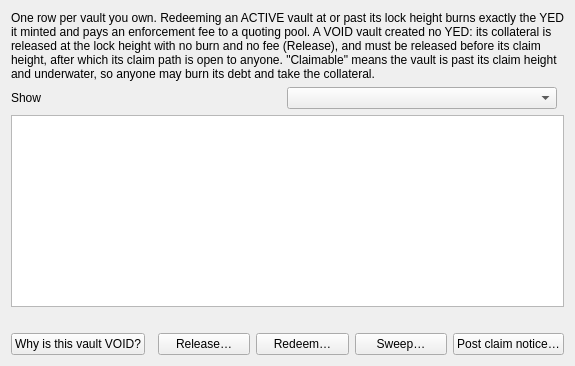
<?xml version="1.0" encoding="UTF-8"?>
<ui version="4.0">
 <class>YellowbackPositions</class>
 <widget class="QWidget" name="YellowbackPositions">
  <layout class="QVBoxLayout" name="positionsLayout">
   <item>
    <widget class="QLabel" name="lblPositionsIntro">
     <property name="wordWrap"><bool>true</bool></property>
     <property name="text"><string>One row per vault you own. Redeeming an ACTIVE vault at or past its lock height burns exactly the YED it minted and pays an enforcement fee to a quoting pool. A VOID vault created no YED: its collateral is released at the lock height with no burn and no fee (Release), and must be released before its claim height, after which its claim path is open to anyone. "Claimable" means the vault is past its claim height and underwater, so anyone may burn its debt and take the collateral.</string></property>
    </widget>
   </item>
   <item>
    <layout class="QHBoxLayout" name="positionsFilterRow">
     <item><widget class="QLabel" name="lblPositionsFilter"><property name="text"><string>Show</string></property></widget></item>
     <item><widget class="QComboBox" name="cmbPositionsFilter"><property name="toolTip"><string>Which vaults to list. "Open" is the ones you can still act on: ACTIVE and VOID.</string></property></widget></item>
     <item><spacer name="posFilterSpacer"><property name="orientation"><enum>Qt::Horizontal</enum></property></spacer></item>
    </layout>
   </item>
   <item>
    <widget class="QTableView" name="tblPositions">
     <property name="selectionMode"><enum>QAbstractItemView::SingleSelection</enum></property>
     <property name="selectionBehavior"><enum>QAbstractItemView::SelectRows</enum></property>
    </widget>
   </item>
   <item>
    <widget class="QLabel" name="lblVaultAction">
     <property name="wordWrap"><bool>true</bool></property>
     <property name="text"><string/></property>
     <property name="styleSheet"><string notr="true">QLabel { color: #444; }</string></property>
    </widget>
   </item>
   <item>
    <layout class="QHBoxLayout" name="positionsButtons">
     <item><widget class="QPushButton" name="btnWhyVoid"><property name="text"><string>Why is this vault VOID?</string></property></widget></item>
     <item><spacer name="posSpacerH"><property name="orientation"><enum>Qt::Horizontal</enum></property></spacer></item>
     <item><widget class="QPushButton" name="btnRelease"><property name="text"><string>Release…</string></property></widget></item>
     <item><widget class="QPushButton" name="btnRedeem"><property name="text"><string>Redeem…</string></property></widget></item>
     <item><widget class="QPushButton" name="btnSweep"><property name="text"><string>Sweep…</string></property></widget></item>
     <item><widget class="QPushButton" name="btnNotice"><property name="text"><string>Post claim notice…</string></property></widget></item>
    </layout>
   </item>
  </layout>
 </widget>
 <resources/>
 <connections/>
</ui>
